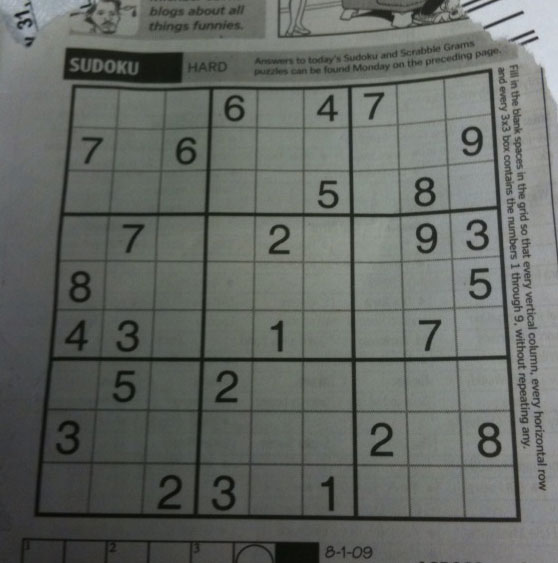
#> input picture sudoku.png, 558 x 563 px
$ python houghlinep.py
#> lines starting #> are read from the running program, lines starting #| are printed output that depends on the picture; after the words box and inside, x2 and y2 are one past the last pixel; in counts of white or black regions, pixels touching at a corner belong together
import cv2 as cv
import numpy as np

img=cv.imread("sudoku.png")
#> img is the input picture: shape (563, 558, 3); mean B, G, R 99.5, 104.1, 100
gray=cv.cvtColor(img,cv.COLOR_BGR2GRAY)
edges=cv.Canny(gray,50,150,apertureSize=3)
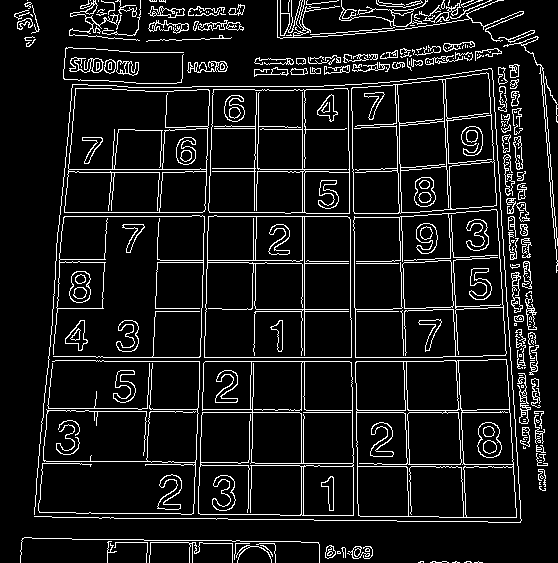
#> edges: shape (563, 558); 9.4% white in thin lines or dots

cv.imshow("edge",edges)
lines=cv.HoughLinesP(edges,1,np.pi/180,100,minLineLength=100,maxLineGap=10)
#> lines = 72 rows, first 6: [175, 412, 543, 412], [96, 361, 443, 361], [196, 459, 203, 244], [96, 357, 442, 357], [450, 250, 464, 521], [304, 418, 304, 86]

for line in lines:
    x1,y1,x2,y2=line[0]
    cv.line(img,(x1,y1),(x2,y2),(0,255,255),2)
#> this loop made 72 passes
#> (x1, y1, x2, y2) on passes 1 to 12: (175, 412, 543, 412), (96, 361, 443, 361), (196, 459, 203, 244), (96, 357, 442, 357), (450, 250, 464, 521), (304, 418, 304, 86), (252, 308, 254, 193), (59, 216, 354, 216), (351, 84, 354, 292), (60, 212, 305, 212), (199, 485, 207, 244), (401, 210, 411, 521)
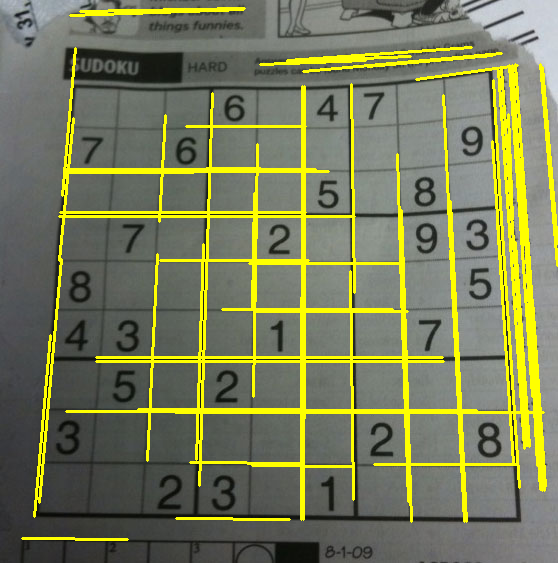
#> img: shape (563, 558, 3); 11.68% of pixels changed, all inside (x1, y1, x2, y2) = (21, 7, 558, 541)


cv.imshow("image",img)

cv.waitKey(0)
cv.destroyAllWindows()
